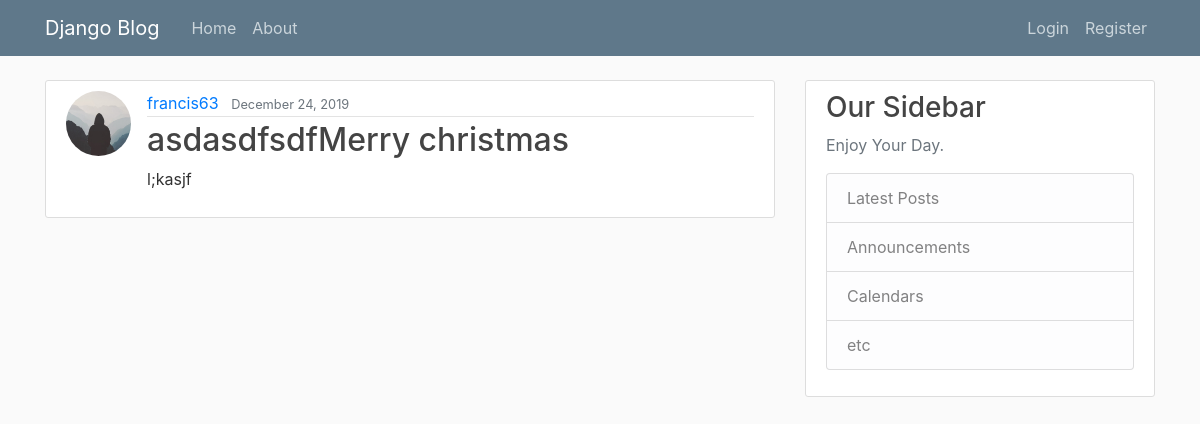
Screenshot of /post/7/ with the database file from the repository.
### blogs/models.py (models this page shows, shortened)
class Post(models.Model):
    title = models.CharField(max_length=100)
    content = models.TextField()
    date_posted = models.DateTimeField(default=timezone.now)
    author = models.ForeignKey(User, on_delete=models.CASCADE)

### users/models.py (models this page shows, shortened)
class Profile(models.Model):
    user = models.OneToOneField(User, on_delete=models.CASCADE)
    image = models.ImageField(default='default.jpg', upload_to='profile_pics')

### blogs/views.py (the view)
# urls.py: path('post/<int:pk>/', PostDetailView.as_view(), name='post-detail'),
class PostDetailView(DetailView):
    model = Post

### blogs/templates/blogs/post_detail.html (shortened to what this page needs)
{% extends "blogs/base.html" %}
{% block content %}
  <article class="media content-section">
    <img class="rounded-circle article-img" src="{{ object.author.profile.image.url }}">
    <div class="media-body">
      <div class="article-metadata">
        <a class="mr-2" href="#">{{ object.author }}</a>
        <small class="text-muted">{{ object.date_posted|date:"F d, Y" }}</small>
      </div>
      <h2 class="article-title">{{ object.title }}</h2>
      <p class="article-content">{{ object.content }}</p>
    </div>
  </article>
{% endblock content %}

### blogs/static/main.css (style rules this page uses)
body { background: #fafafa; color: #333333; margin-top: 5rem; }
h1, h2, h3, h4, h5, h6 { color: #444444; }
.content-section { background: #ffffff; padding: 10px 20px; border: 1px solid #dddddd; border-radius: 3px; margin-bottom: 20px; }
.article-title { color: #444444; }
.article-content { white-space: pre-line; }
.article-img { height: 65px; width: 65px; margin-right: 16px; }
.article-metadata { padding-bottom: 1px; margin-bottom: 4px; border-bottom: 1px solid #e3e3e3 }

### rows the page displays
Post: author.profile.image (placeholder picture), author "francis63", date_posted "December 24, 2019", title "asdasdfsdfMerry christmas", content "l;kasjf"
